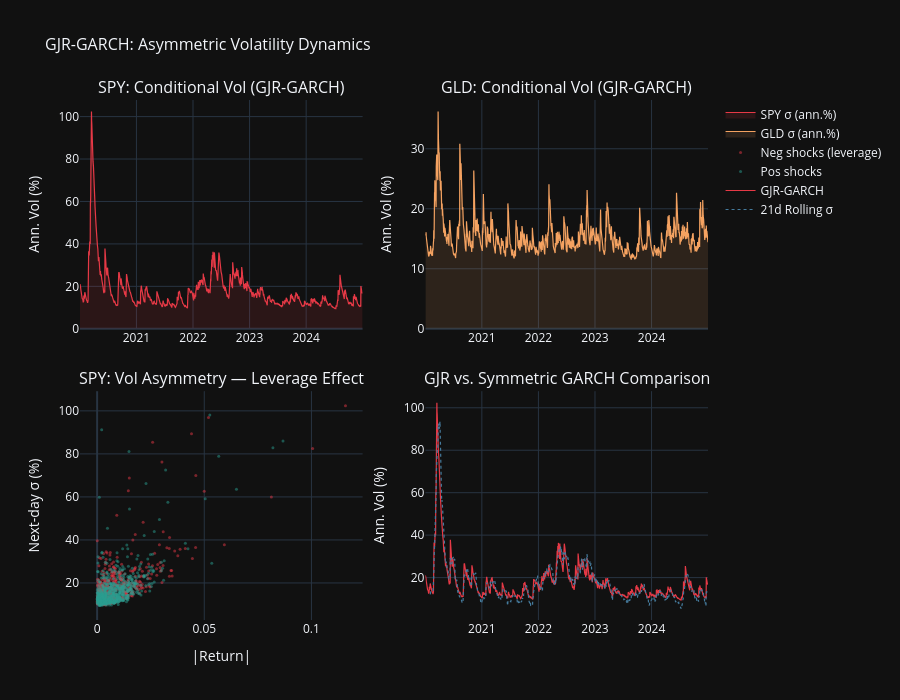

The code cell stored with this chart in its notebook:
### Markdown cell above
## Plot 1: GJR-GARCH Conditional Volatility & Leverage Asymmetry

This visualization shows how GJR-GARCH captures the **leverage effect** — where negative return innovations generate disproportionately larger volatility spikes than positive ones of equal magnitude. The $\gamma$ coefficient quantifies this asymmetry. For SPY, $\gamma > 0$ confirms the classic equity leverage effect. The dual-panel display allows direct comparison of annualized conditional volatility against realized returns, making regime transitions (COVID crash, rate-hike cycle) immediately visible.

### Code cell
# ── PLOT 1: GJR-GARCH Conditional Volatility ──────────────────────────────
fig = sp.make_subplots(rows=2, cols=2,
    subplot_titles=['SPY: Conditional Vol (GJR-GARCH)', 'GLD: Conditional Vol (GJR-GARCH)',
                    'SPY: Vol Asymmetry — Leverage Effect', 'GJR vs. Symmetric GARCH Comparison'],
    vertical_spacing=0.12)

dates_spy = returns['SPY'].dropna().index
dates_gld = returns['GLD'].dropna().index
r_spy = returns['SPY'].dropna().values
r_gld = returns['GLD'].dropna().values

# Panel 1: SPY vol path
fig.add_trace(go.Scatter(x=dates_spy, y=vol_paths['SPY']*100,
    line=dict(color='#e63946', width=1.2), name='SPY σ (ann.%)', fill='tozeroy',
    fillcolor='rgba(230,57,70,0.12)'), row=1, col=1)

# Panel 2: GLD vol path
fig.add_trace(go.Scatter(x=dates_gld, y=vol_paths['GLD']*100,
    line=dict(color='#f4a261', width=1.2), name='GLD σ (ann.%)', fill='tozeroy',
    fillcolor='rgba(244,162,97,0.12)'), row=1, col=2)

# Panel 3: Leverage asymmetry scatter — positive vs negative return shocks
neg_mask = r_spy[:-1] < 0
pos_mask = ~neg_mask
next_vol = vol_paths['SPY'][1:]
fig.add_trace(go.Scatter(x=np.abs(r_spy[:-1][neg_mask]), y=next_vol[neg_mask]*100,
    mode='markers', marker=dict(color='#e63946', size=3, opacity=0.5),
    name='Neg shocks (leverage)'), row=2, col=1)
fig.add_trace(go.Scatter(x=r_spy[:-1][pos_mask], y=next_vol[pos_mask]*100,
    mode='markers', marker=dict(color='#2a9d8f', size=3, opacity=0.5),
    name='Pos shocks'), row=2, col=1)

# Panel 4: GJR-GARCH vs symmetric GARCH rolling vol comparison
window = 21
rolling_vol = pd.Series(r_spy).rolling(window).std().values * np.sqrt(252) * 100
fig.add_trace(go.Scatter(x=dates_spy, y=vol_paths['SPY']*100,
    line=dict(color='#e63946', width=1.2), name='GJR-GARCH'), row=2, col=2)
fig.add_trace(go.Scatter(x=dates_spy, y=rolling_vol,
    line=dict(color='#457b9d', width=1.2, dash='dot'), name='21d Rolling σ'), row=2, col=2)

fig.update_layout(height=700, title_text='GJR-GARCH: Asymmetric Volatility Dynamics',
    template='plotly_dark', showlegend=True,
    title_font=dict(size=16))
fig.update_yaxes(title_text='Ann. Vol (%)', row=1, col=1)
fig.update_yaxes(title_text='Ann. Vol (%)', row=1, col=2)
fig.update_xaxes(title_text='|Return|', row=2, col=1)
fig.update_yaxes(title_text='Next-day σ (%)', row=2, col=1)
fig.update_yaxes(title_text='Ann. Vol (%)', row=2, col=2)
fig.show()

### Figure 1 — Plotly figure (JSON) as saved in the notebook; plotly's stock layout.template omitted (floating-point values rounded to 4 significant figures; data arrays with more than 128 entries replaced by an {"elided": "..."} marker saying what was removed)
{"data": [{"fill": "tozeroy", "fillcolor": "rgba(230,57,70,0.12)", "line": {"color": "#e63946", "width": 1.2}, "name": "SPY σ (ann.%)", "type": "scatter", "x": {"elided": "1256 str values"}, "xaxis": "x", "y": {"elided": "1256 float values"}, "yaxis": "y"}, {"fill": "tozeroy", "fillcolor": "rgba(244,162,97,0.12)", "line": {"color": "#f4a261", "width": 1.2}, "name": "GLD σ (ann.%)", "type": "scatter", "x": {"elided": "1256 str values"}, "xaxis": "x2", "y": {"elided": "1256 float values"}, "yaxis": "y2"}, {"marker": {"color": "#e63946", "opacity": 0.5, "size": 3}, "mode": "markers", "name": "Neg shocks (leverage)", "type": "scatter", "x": {"elided": "565 float values"}, "xaxis": "x3", "y": {"elided": "565 float values"}, "yaxis": "y3"}, {"marker": {"color": "#2a9d8f", "opacity": 0.5, "size": 3}, "mode": "markers", "name": "Pos shocks", "type": "scatter", "x": {"elided": "690 float values"}, "xaxis": "x3", "y": {"elided": "690 float values"}, "yaxis": "y3"}, {"line": {"color": "#e63946", "width": 1.2}, "name": "GJR-GARCH", "type": "scatter", "x": {"elided": "1256 str values"}, "xaxis": "x4", "y": {"elided": "1256 float values"}, "yaxis": "y4"}, {"line": {"color": "#457b9d", "dash": "dot", "width": 1.2}, "name": "21d Rolling σ", "type": "scatter", "x": {"elided": "1256 str values"}, "xaxis": "x4", "y": {"elided": "1256 float values"}, "yaxis": "y4"}], "layout": {"annotations": [{"font": {"size": 16}, "showarrow": false, "text": "SPY: Conditional Vol (GJR-GARCH)", "x": 0.225, "xanchor": "center", "xref": "paper", "y": 1, "yanchor": "bottom", "yref": "paper"}, {"font": {"size": 16}, "showarrow": false, "text": "GLD: Conditional Vol (GJR-GARCH)", "x": 0.775, "xanchor": "center", "xref": "paper", "y": 1, "yanchor": "bottom", "yref": "paper"}, {"font": {"size": 16}, "showarrow": false, "text": "SPY: Vol Asymmetry — Leverage Effect", "x": 0.225, "xanchor": "center", "xref": "paper", "y": 0.44, "yanchor": "bottom", "yref": "paper"}, {"font": {"size": 16}, "showarrow": false, "text": "GJR vs. Symmetric GARCH Comparison", "x": 0.775, "xanchor": "center", "xref": "paper", "y": 0.44, "yanchor": "bottom", "yref": "paper"}], "height": 700, "showlegend": true, "title": {"font": {"size": 16}, "text": "GJR-GARCH: Asymmetric Volatility Dynamics"}, "xaxis": {"anchor": "y", "domain": [0, 0.45]}, "xaxis2": {"anchor": "y2", "domain": [0.55, 1]}, "xaxis3": {"anchor": "y3", "domain": [0, 0.45], "title": {"text": "|Return|"}}, "xaxis4": {"anchor": "y4", "domain": [0.55, 1]}, "yaxis": {"anchor": "x", "domain": [0.56, 1], "title": {"text": "Ann. Vol (%)"}}, "yaxis2": {"anchor": "x2", "domain": [0.56, 1], "title": {"text": "Ann. Vol (%)"}}, "yaxis3": {"anchor": "x3", "domain": [0, 0.44], "title": {"text": "Next-day σ (%)"}}, "yaxis4": {"anchor": "x4", "domain": [0, 0.44], "title": {"text": "Ann. Vol (%)"}}}}
